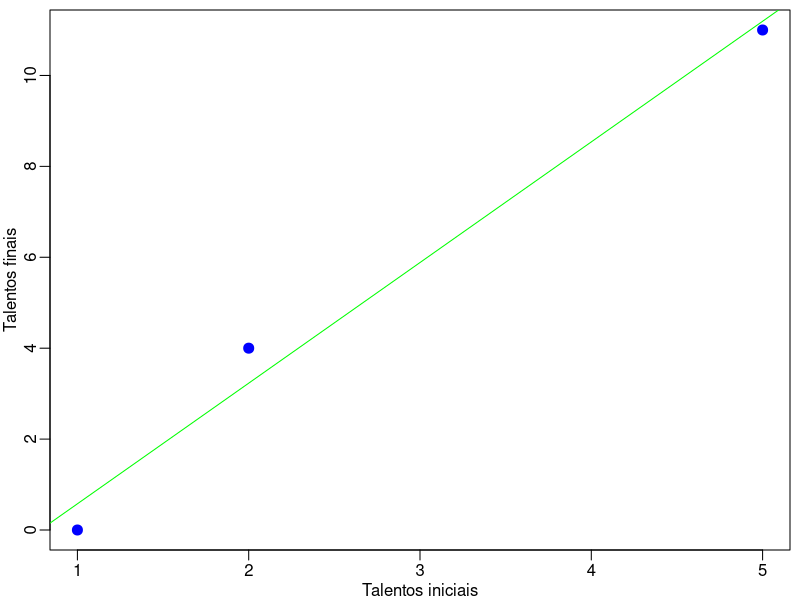
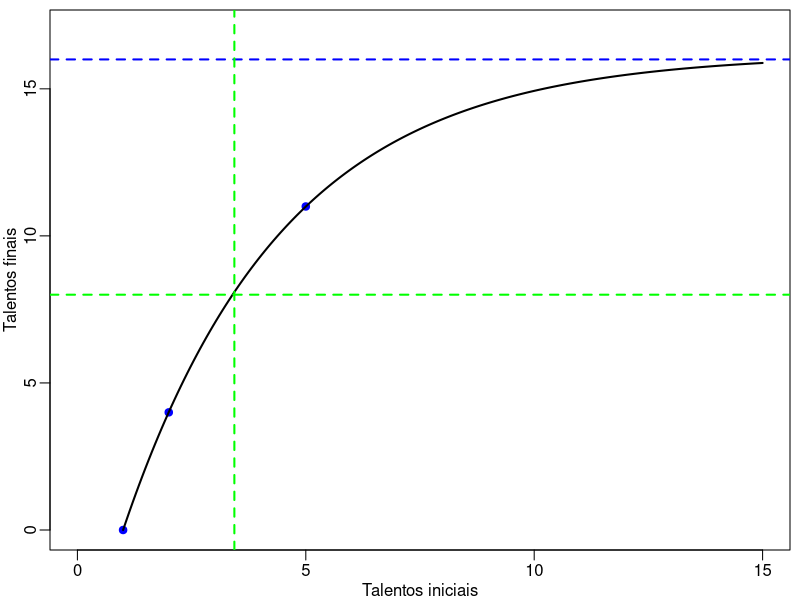
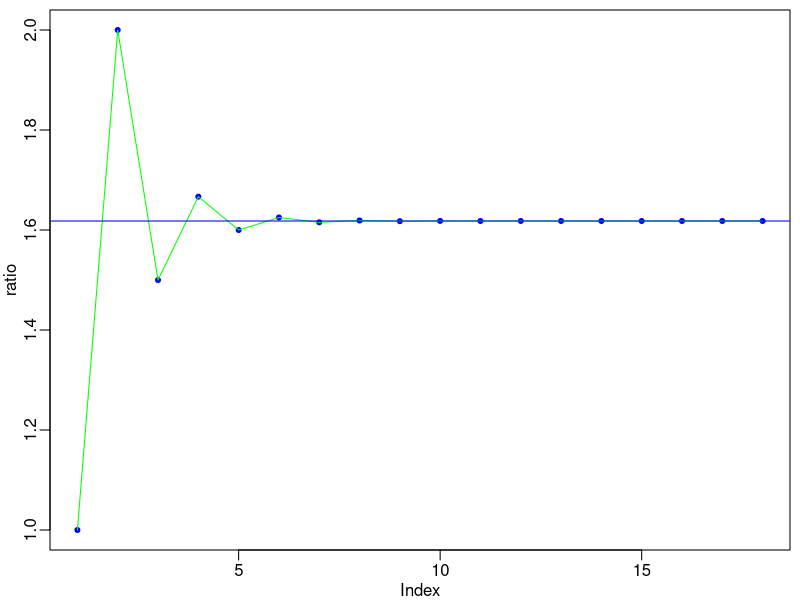

These figures' R source, in order:
## ---- chunk 1
# Definir os dados de entrada
x <- c(1,2,5)
y <- c(0,4,11)
gold <- (1+sqrt(5))/2
df <- data.frame(x, y)
par(mar=c(2.5,2.5,0.5,0.5), mgp=c(1.5,0.5,0))
plot(df$x, df$y, col = "blue", pch = 20,
     cex = 2,
     xlab = 'Talentos iniciais',
     ylab = 'Talentos finais')
modelo <- lm(y ~ x, data = df)
abline(modelo, col = "green")

## ---- chunk 2
# Definir os dados de entrada
x <- c(1,2,5)
y <- c(0,4,11)
# Proporção áuria
gold <- (1+sqrt(5))/2
#
model_function <- function(a, x) {
  gold * 10 * (1 - exp(-a * (x-1)))
}

# Ajuste do modelo usando a função nls
fit <- nls(y ~ model_function(a,  x), 
           start = list(a = 0.8))

## ---- chunk 3
# Gerar previsões para 100 valores de x entre 1 e 10
x_pred <- data.frame(x = seq(from = 1, to = 15, length.out = 200))
y_pred <- predict(fit, x_pred)
# Plot dos dados reais e dos valores previstos
par(mar=c(2.5,2.5,0.5,0.5), mgp=c(1.5,0.5,0))
plot(x, y, col = "blue", pch = 20, cex = 1.5, 
     xlim = c(0,15),ylim = c(0,17),
     xlab = 'Talentos iniciais',
     ylab = 'Talentos finais')
lines(x_pred$x, y_pred, col = "black",lwd=2)
abline(h=16,lty=2,lwd=2,col='blue')
abline(h=8,lty=2,lwd=2,col='green')
abline(v=log(2)/coef(fit) + 1,lty=2,lwd=2,col='green')
## ---- chunk 4
round(predict(fit, data.frame(x)),2)
## ---- chunk 5
fib=c(1,1)
ratio <- c()
for (i in 3:20) {
  ratio <- c(ratio, fib[i-1]/fib[i-2])
  fib[i] <- fib[i-1]+fib[i-2]
  i=i+1
}
par(mar=c(2.5,2.5,0.5,0.5), mgp=c(1.5,0.5,0))
plot(ratio, pch=20,col='blue')
lines(ratio, pch=20,col='green')
abline(h=gold, col='blue')

